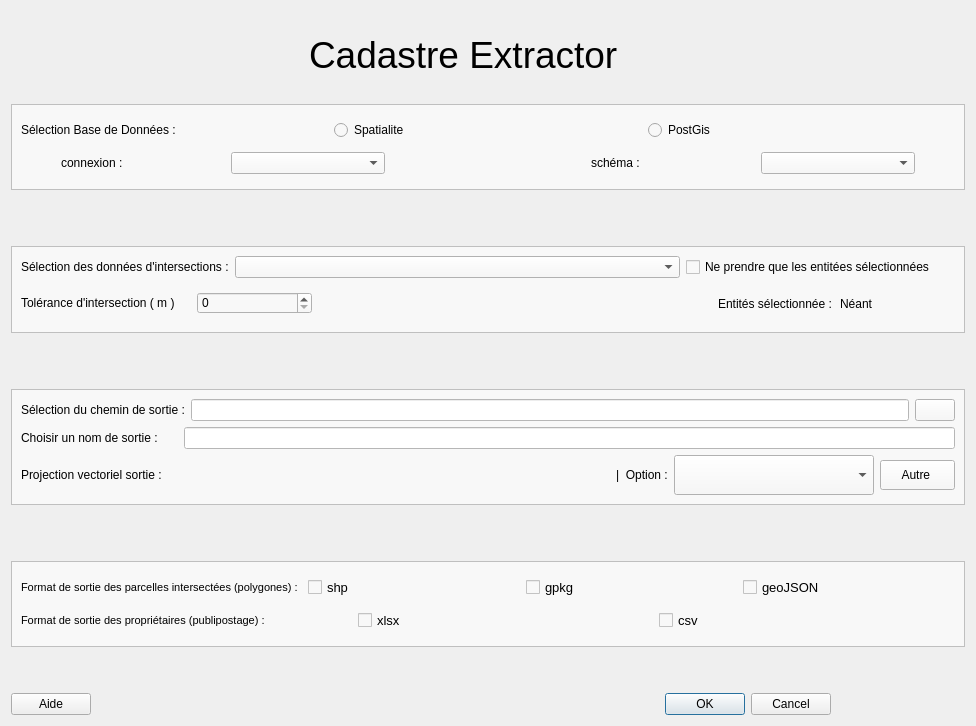
<?xml version="1.0" encoding="UTF-8"?>
<ui version="4.0">
 <class>FenetreDeTraitement</class>
 <widget class="QDialog" name="FenetreDeTraitement">
  <property name="geometry">
   <rect>
    <x>0</x>
    <y>0</y>
    <width>976</width>
    <height>726</height>
   </rect>
  </property>
  <property name="windowTitle">
   <string>Cadastre Extractor</string>
  </property>
  <property name="styleSheet">
   <string notr="true"/>
  </property>
  <layout class="QVBoxLayout" name="verticalLayout_2">
   <item>
    <layout class="QHBoxLayout" name="horizontalLayout_12">
     <item>
      <widget class="QLabel" name="label_3">
       <property name="text">
        <string/>
       </property>
       <property name="pixmap">
        <pixmap>icones/lpsig_petit.png</pixmap>
       </property>
       <property name="scaledContents">
        <bool>false</bool>
       </property>
       <property name="wordWrap">
        <bool>false</bool>
       </property>
      </widget>
     </item>
     <item>
      <widget class="QLabel" name="nom_plugin">
       <property name="font">
        <font>
         <family>MS Shell Dlg 2</family>
         <pointsize>28</pointsize>
         <weight>50</weight>
         <bold>false</bold>
         <underline>false</underline>
         <strikeout>false</strikeout>
         <kerning>true</kerning>
        </font>
       </property>
       <property name="text">
        <string>Cadastre Extractor</string>
       </property>
      </widget>
     </item>
     <item>
      <spacer name="horizontalSpacer_13">
       <property name="orientation">
        <enum>Qt::Horizontal</enum>
       </property>
       <property name="sizeType">
        <enum>QSizePolicy::Fixed</enum>
       </property>
       <property name="sizeHint" stdset="0">
        <size>
         <width>50</width>
         <height>20</height>
        </size>
       </property>
      </spacer>
     </item>
     <item>
      <widget class="QLabel" name="label_2">
       <property name="text">
        <string/>
       </property>
       <property name="pixmap">
        <pixmap>icones/quimperlelogo_petit.png</pixmap>
       </property>
      </widget>
     </item>
    </layout>
   </item>
   <item>
    <widget class="QFrame" name="frame_BD">
     <property name="styleSheet">
      <string notr="true">background-color: rgb(248, 248, 248);</string>
     </property>
     <property name="frameShape">
      <enum>QFrame::StyledPanel</enum>
     </property>
     <property name="frameShadow">
      <enum>QFrame::Raised</enum>
     </property>
     <layout class="QVBoxLayout" name="verticalLayout_3">
      <item>
       <layout class="QHBoxLayout" name="horizontalLayout_2">
        <item>
         <widget class="QLabel" name="label_select_bd">
          <property name="text">
           <string>Sélection Base de Données :</string>
          </property>
         </widget>
        </item>
        <item>
         <widget class="QRadioButton" name="rb_spatialite">
          <property name="text">
           <string>Spatialite</string>
          </property>
          <property name="icon">
           <iconset>
            <normaloff>icones/sqlite.jpg</normaloff>icones/sqlite.jpg</iconset>
          </property>
         </widget>
        </item>
        <item>
         <widget class="QRadioButton" name="rb_postgis">
          <property name="text">
           <string>PostGis</string>
          </property>
          <property name="icon">
           <iconset>
            <normaloff>icones/postgres.png</normaloff>icones/postgres.png</iconset>
          </property>
         </widget>
        </item>
       </layout>
      </item>
      <item>
       <layout class="QHBoxLayout" name="horizontalLayout_8">
        <item>
         <spacer name="horizontalSpacer_8">
          <property name="orientation">
           <enum>Qt::Horizontal</enum>
          </property>
          <property name="sizeType">
           <enum>QSizePolicy::Fixed</enum>
          </property>
          <property name="sizeHint" stdset="0">
           <size>
            <width>40</width>
            <height>20</height>
           </size>
          </property>
         </spacer>
        </item>
        <item>
         <widget class="QLabel" name="label_connexion">
          <property name="styleSheet">
           <string notr="true"/>
          </property>
          <property name="text">
           <string>connexion :</string>
          </property>
         </widget>
        </item>
        <item>
         <spacer name="horizontalSpacer_10">
          <property name="orientation">
           <enum>Qt::Horizontal</enum>
          </property>
          <property name="sizeType">
           <enum>QSizePolicy::Fixed</enum>
          </property>
          <property name="sizeHint" stdset="0">
           <size>
            <width>10</width>
            <height>20</height>
           </size>
          </property>
         </spacer>
        </item>
        <item>
         <widget class="QComboBox" name="cb_choixConnexion">
          <property name="sizePolicy">
           <sizepolicy hsizetype="Preferred" vsizetype="Fixed">
            <horstretch>0</horstretch>
            <verstretch>0</verstretch>
           </sizepolicy>
          </property>
          <property name="minimumSize">
           <size>
            <width>100</width>
            <height>0</height>
           </size>
          </property>
          <property name="styleSheet">
           <string notr="true">color: rgb(0, 0, 0);
selection-color: rgb(0, 0, 0);;
selection-background-color: rgba(0, 0, 0, 15);</string>
          </property>
         </widget>
        </item>
        <item>
         <spacer name="horizontalSpacer_2">
          <property name="orientation">
           <enum>Qt::Horizontal</enum>
          </property>
          <property name="sizeType">
           <enum>QSizePolicy::Maximum</enum>
          </property>
          <property name="sizeHint" stdset="0">
           <size>
            <width>200</width>
            <height>20</height>
           </size>
          </property>
         </spacer>
        </item>
        <item>
         <widget class="QLabel" name="label_schema">
          <property name="styleSheet">
           <string notr="true"/>
          </property>
          <property name="text">
           <string>schéma :</string>
          </property>
         </widget>
        </item>
        <item>
         <spacer name="horizontalSpacer_11">
          <property name="orientation">
           <enum>Qt::Horizontal</enum>
          </property>
          <property name="sizeType">
           <enum>QSizePolicy::Fixed</enum>
          </property>
          <property name="sizeHint" stdset="0">
           <size>
            <width>10</width>
            <height>20</height>
           </size>
          </property>
         </spacer>
        </item>
        <item>
         <widget class="QComboBox" name="cb_choixConnexionSchema">
          <property name="sizePolicy">
           <sizepolicy hsizetype="Preferred" vsizetype="Fixed">
            <horstretch>0</horstretch>
            <verstretch>0</verstretch>
           </sizepolicy>
          </property>
          <property name="minimumSize">
           <size>
            <width>100</width>
            <height>0</height>
           </size>
          </property>
          <property name="styleSheet">
           <string notr="true">color: rgb(0, 0, 0);
selection-color: rgb(0, 0, 0);;
selection-background-color: rgba(0, 0, 0, 15);</string>
          </property>
         </widget>
        </item>
        <item>
         <spacer name="horizontalSpacer_9">
          <property name="orientation">
           <enum>Qt::Horizontal</enum>
          </property>
          <property name="sizeType">
           <enum>QSizePolicy::Fixed</enum>
          </property>
          <property name="sizeHint" stdset="0">
           <size>
            <width>40</width>
            <height>20</height>
           </size>
          </property>
         </spacer>
        </item>
       </layout>
      </item>
     </layout>
    </widget>
   </item>
   <item>
    <spacer name="verticalSpacer_5">
     <property name="orientation">
      <enum>Qt::Vertical</enum>
     </property>
     <property name="sizeType">
      <enum>QSizePolicy::Maximum</enum>
     </property>
     <property name="sizeHint" stdset="0">
      <size>
       <width>20</width>
       <height>50</height>
      </size>
     </property>
    </spacer>
   </item>
   <item>
    <widget class="QFrame" name="frame_Intersect">
     <property name="styleSheet">
      <string notr="true">background-color: rgb(248, 248, 248);</string>
     </property>
     <property name="frameShape">
      <enum>QFrame::StyledPanel</enum>
     </property>
     <property name="frameShadow">
      <enum>QFrame::Raised</enum>
     </property>
     <layout class="QVBoxLayout" name="verticalLayout">
      <item>
       <layout class="QHBoxLayout" name="horizontalLayout_6">
        <item>
         <widget class="QLabel" name="label_selctIntersect">
          <property name="text">
           <string>Sélection des données d'intersections :</string>
          </property>
         </widget>
        </item>
        <item>
         <widget class="QComboBox" name="cb_choixLayerInterscet">
          <property name="sizePolicy">
           <sizepolicy hsizetype="MinimumExpanding" vsizetype="Fixed">
            <horstretch>0</horstretch>
            <verstretch>0</verstretch>
           </sizepolicy>
          </property>
          <property name="styleSheet">
           <string notr="true">color: rgb(0, 0, 0);
selection-color: rgb(0, 0, 0);;
selection-background-color: rgba(0, 0, 0, 15);</string>
          </property>
         </widget>
        </item>
        <item>
         <widget class="QCheckBox" name="cb_enti_selection">
          <property name="text">
           <string>Ne prendre que les entitées sélectionnées</string>
          </property>
         </widget>
        </item>
        <item>
         <spacer name="horizontalSpacer_4">
          <property name="orientation">
           <enum>Qt::Horizontal</enum>
          </property>
          <property name="sizeType">
           <enum>QSizePolicy::Preferred</enum>
          </property>
          <property name="sizeHint" stdset="0">
           <size>
            <width>20</width>
            <height>20</height>
           </size>
          </property>
         </spacer>
        </item>
       </layout>
      </item>
      <item>
       <layout class="QHBoxLayout" name="horizontalLayout">
        <item>
         <widget class="QLabel" name="label_tolerance">
          <property name="sizePolicy">
           <sizepolicy hsizetype="Fixed" vsizetype="Fixed">
            <horstretch>0</horstretch>
            <verstretch>0</verstretch>
           </sizepolicy>
          </property>
          <property name="text">
           <string>Tolérance d'intersection ( m ) </string>
          </property>
         </widget>
        </item>
        <item>
         <widget class="QLabel" name="label_metre_deg">
          <property name="sizePolicy">
           <sizepolicy hsizetype="Fixed" vsizetype="Fixed">
            <horstretch>20</horstretch>
            <verstretch>0</verstretch>
           </sizepolicy>
          </property>
          <property name="text">
           <string/>
          </property>
         </widget>
        </item>
        <item>
         <widget class="QSpinBox" name="sb_buffer">
          <property name="maximum">
           <number>1000000</number>
          </property>
         </widget>
        </item>
        <item>
         <spacer name="horizontalSpacer_3">
          <property name="orientation">
           <enum>Qt::Horizontal</enum>
          </property>
          <property name="sizeType">
           <enum>QSizePolicy::Maximum</enum>
          </property>
          <property name="sizeHint" stdset="0">
           <size>
            <width>400</width>
            <height>20</height>
           </size>
          </property>
         </spacer>
        </item>
        <item>
         <widget class="QLabel" name="label_entite">
          <property name="text">
           <string>Entités sélectionnée :</string>
          </property>
         </widget>
        </item>
        <item>
         <widget class="QLabel" name="label_nbentite">
          <property name="text">
           <string>Néant</string>
          </property>
         </widget>
        </item>
       </layout>
      </item>
     </layout>
    </widget>
   </item>
   <item>
    <spacer name="verticalSpacer_3">
     <property name="orientation">
      <enum>Qt::Vertical</enum>
     </property>
     <property name="sizeType">
      <enum>QSizePolicy::Maximum</enum>
     </property>
     <property name="sizeHint" stdset="0">
      <size>
       <width>20</width>
       <height>50</height>
      </size>
     </property>
    </spacer>
   </item>
   <item>
    <widget class="QFrame" name="frame_sortie">
     <property name="sizePolicy">
      <sizepolicy hsizetype="Preferred" vsizetype="Preferred">
       <horstretch>0</horstretch>
       <verstretch>0</verstretch>
      </sizepolicy>
     </property>
     <property name="minimumSize">
      <size>
       <width>0</width>
       <height>0</height>
      </size>
     </property>
     <property name="maximumSize">
      <size>
       <width>16777215</width>
       <height>16777215</height>
      </size>
     </property>
     <property name="styleSheet">
      <string notr="true">background-color: rgb(248, 248, 248);</string>
     </property>
     <property name="frameShape">
      <enum>QFrame::StyledPanel</enum>
     </property>
     <property name="frameShadow">
      <enum>QFrame::Raised</enum>
     </property>
     <layout class="QVBoxLayout" name="verticalLayout_4">
      <item>
       <layout class="QHBoxLayout" name="horizontalLayout_5">
        <item>
         <widget class="QLabel" name="label_ch_sortie">
          <property name="text">
           <string>Sélection du chemin de sortie :</string>
          </property>
         </widget>
        </item>
        <item>
         <widget class="QLineEdit" name="le_exitPath">
          <property name="styleSheet">
           <string notr="true">background-color: rgb(255, 255, 255);</string>
          </property>
         </widget>
        </item>
        <item>
         <widget class="QPushButton" name="pb_folderFinder">
          <property name="styleSheet">
           <string notr="true">background-color: rgb(248, 248, 248);</string>
          </property>
          <property name="text">
           <string/>
          </property>
          <property name="icon">
           <iconset>
            <normaloff>icones/folder_lite.png</normaloff>icones/folder_lite.png</iconset>
          </property>
         </widget>
        </item>
       </layout>
      </item>
      <item>
       <layout class="QHBoxLayout" name="horizontalLayout_9">
        <item>
         <widget class="QLabel" name="label_4">
          <property name="text">
           <string>Choisir un nom de sortie :</string>
          </property>
         </widget>
        </item>
        <item>
         <spacer name="horizontalSpacer_14">
          <property name="orientation">
           <enum>Qt::Horizontal</enum>
          </property>
          <property name="sizeType">
           <enum>QSizePolicy::Fixed</enum>
          </property>
          <property name="sizeHint" stdset="0">
           <size>
            <width>20</width>
            <height>20</height>
           </size>
          </property>
         </spacer>
        </item>
        <item>
         <widget class="QLineEdit" name="le_nom_sortie">
          <property name="styleSheet">
           <string notr="true">background-color: rgb(255, 255, 255);</string>
          </property>
         </widget>
        </item>
       </layout>
      </item>
      <item>
       <layout class="QHBoxLayout" name="horizontalLayout_3">
        <item>
         <widget class="QLabel" name="label_proj_sortie">
          <property name="text">
           <string>Projection vectoriel sortie :</string>
          </property>
         </widget>
        </item>
        <item>
         <widget class="QLabel" name="label_scr">
          <property name="text">
           <string/>
          </property>
         </widget>
        </item>
        <item>
         <spacer name="horizontalSpacer_12">
          <property name="orientation">
           <enum>Qt::Horizontal</enum>
          </property>
          <property name="sizeHint" stdset="0">
           <size>
            <width>40</width>
            <height>20</height>
           </size>
          </property>
         </spacer>
        </item>
        <item>
         <spacer name="horizontalSpacer_5">
          <property name="orientation">
           <enum>Qt::Horizontal</enum>
          </property>
          <property name="sizeType">
           <enum>QSizePolicy::Maximum</enum>
          </property>
          <property name="sizeHint" stdset="0">
           <size>
            <width>300</width>
            <height>20</height>
           </size>
          </property>
         </spacer>
        </item>
        <item>
         <widget class="QLabel" name="label">
          <property name="text">
           <string>|  Option :</string>
          </property>
         </widget>
        </item>
        <item>
         <widget class="QComboBox" name="cb_choixscr">
          <property name="sizePolicy">
           <sizepolicy hsizetype="Minimum" vsizetype="Minimum">
            <horstretch>10</horstretch>
            <verstretch>10</verstretch>
           </sizepolicy>
          </property>
          <property name="minimumSize">
           <size>
            <width>200</width>
            <height>40</height>
           </size>
          </property>
          <property name="maximumSize">
           <size>
            <width>200</width>
            <height>40</height>
           </size>
          </property>
          <property name="styleSheet">
           <string notr="true">color: rgb(0, 0, 0);
selection-color: rgb(0, 0, 0);;
selection-background-color: rgba(0, 0, 0, 15);</string>
          </property>
          <property name="frame">
           <bool>true</bool>
          </property>
         </widget>
        </item>
        <item>
         <widget class="QPushButton" name="pb_choixscr">
          <property name="sizePolicy">
           <sizepolicy hsizetype="Fixed" vsizetype="Fixed">
            <horstretch>15</horstretch>
            <verstretch>10</verstretch>
           </sizepolicy>
          </property>
          <property name="minimumSize">
           <size>
            <width>75</width>
            <height>30</height>
           </size>
          </property>
          <property name="maximumSize">
           <size>
            <width>50</width>
            <height>30</height>
           </size>
          </property>
          <property name="text">
           <string>Autre </string>
          </property>
          <property name="icon">
           <iconset>
            <normaloff>icones/scr.png</normaloff>icones/scr.png</iconset>
          </property>
         </widget>
        </item>
       </layout>
      </item>
     </layout>
    </widget>
   </item>
   <item>
    <spacer name="verticalSpacer_2">
     <property name="orientation">
      <enum>Qt::Vertical</enum>
     </property>
     <property name="sizeType">
      <enum>QSizePolicy::Maximum</enum>
     </property>
     <property name="sizeHint" stdset="0">
      <size>
       <width>20</width>
       <height>50</height>
      </size>
     </property>
    </spacer>
   </item>
   <item>
    <widget class="QFrame" name="frame_typeSortie">
     <property name="styleSheet">
      <string notr="true">background-color: rgb(248, 248, 248);</string>
     </property>
     <property name="frameShape">
      <enum>QFrame::StyledPanel</enum>
     </property>
     <property name="frameShadow">
      <enum>QFrame::Raised</enum>
     </property>
     <layout class="QVBoxLayout" name="verticalLayout_5">
      <item>
       <layout class="QHBoxLayout" name="horizontalLayout_13">
        <item>
         <widget class="QLabel" name="label_format_polygone">
          <property name="font">
           <font>
            <pointsize>8</pointsize>
           </font>
          </property>
          <property name="text">
           <string>Format de sortie des parcelles intersectées (polygones) :</string>
          </property>
         </widget>
        </item>
        <item>
         <spacer name="horizontalSpacer_7">
          <property name="orientation">
           <enum>Qt::Horizontal</enum>
          </property>
          <property name="sizeType">
           <enum>QSizePolicy::Fixed</enum>
          </property>
          <property name="sizeHint" stdset="0">
           <size>
            <width>4</width>
            <height>0</height>
           </size>
          </property>
         </spacer>
        </item>
        <item>
         <widget class="QCheckBox" name="cb_shp">
          <property name="font">
           <font>
            <pointsize>10</pointsize>
           </font>
          </property>
          <property name="text">
           <string>shp</string>
          </property>
          <property name="icon">
           <iconset>
            <normaloff>icones/shp-icon.jpeg</normaloff>icones/shp-icon.jpeg</iconset>
          </property>
         </widget>
        </item>
        <item>
         <widget class="QCheckBox" name="cb_geopackage">
          <property name="font">
           <font>
            <pointsize>10</pointsize>
           </font>
          </property>
          <property name="text">
           <string>gpkg</string>
          </property>
          <property name="icon">
           <iconset>
            <normaloff>icones/gpkg.png</normaloff>icones/gpkg.png</iconset>
          </property>
         </widget>
        </item>
        <item>
         <widget class="QCheckBox" name="cb_geoJson">
          <property name="font">
           <font>
            <pointsize>10</pointsize>
           </font>
          </property>
          <property name="text">
           <string>geoJSON</string>
          </property>
          <property name="icon">
           <iconset>
            <normaloff>icones/geoJSON.png</normaloff>icones/geoJSON.png</iconset>
          </property>
         </widget>
        </item>
       </layout>
      </item>
      <item>
       <layout class="QHBoxLayout" name="horizontalLayout_4">
        <item>
         <widget class="QLabel" name="label_format_attributaire">
          <property name="font">
           <font>
            <pointsize>8</pointsize>
           </font>
          </property>
          <property name="text">
           <string>Format de sortie des propriétaires (publipostage) :</string>
          </property>
         </widget>
        </item>
        <item>
         <spacer name="horizontalSpacer_6">
          <property name="orientation">
           <enum>Qt::Horizontal</enum>
          </property>
          <property name="sizeType">
           <enum>QSizePolicy::Fixed</enum>
          </property>
          <property name="sizeHint" stdset="0">
           <size>
            <width>35</width>
            <height>20</height>
           </size>
          </property>
         </spacer>
        </item>
        <item>
         <widget class="QCheckBox" name="cb_xlsx">
          <property name="font">
           <font>
            <pointsize>10</pointsize>
           </font>
          </property>
          <property name="text">
           <string>xlsx</string>
          </property>
          <property name="icon">
           <iconset>
            <normaloff>icones/xlsx.png</normaloff>icones/xlsx.png</iconset>
          </property>
         </widget>
        </item>
        <item>
         <widget class="QCheckBox" name="cb_csv">
          <property name="font">
           <font>
            <pointsize>10</pointsize>
           </font>
          </property>
          <property name="text">
           <string>csv</string>
          </property>
          <property name="icon">
           <iconset>
            <normaloff>icones/CSV.png</normaloff>icones/CSV.png</iconset>
          </property>
         </widget>
        </item>
       </layout>
      </item>
     </layout>
    </widget>
   </item>
   <item>
    <spacer name="verticalSpacer">
     <property name="orientation">
      <enum>Qt::Vertical</enum>
     </property>
     <property name="sizeType">
      <enum>QSizePolicy::Maximum</enum>
     </property>
     <property name="sizeHint" stdset="0">
      <size>
       <width>20</width>
       <height>40</height>
      </size>
     </property>
    </spacer>
   </item>
   <item>
    <layout class="QHBoxLayout" name="horizontalLayout_7">
     <item>
      <widget class="QPushButton" name="pb_aide">
       <property name="text">
        <string>Aide</string>
       </property>
      </widget>
     </item>
     <item>
      <spacer name="horizontalSpacer">
       <property name="orientation">
        <enum>Qt::Horizontal</enum>
       </property>
       <property name="sizeHint" stdset="0">
        <size>
         <width>40</width>
         <height>20</height>
        </size>
       </property>
      </spacer>
     </item>
     <item>
      <widget class="QDialogButtonBox" name="btnBox">
       <property name="standardButtons">
        <set>QDialogButtonBox::Cancel|QDialogButtonBox::Ok</set>
       </property>
       <property name="centerButtons">
        <bool>true</bool>
       </property>
      </widget>
     </item>
    </layout>
   </item>
  </layout>
 </widget>
 <resources/>
 <connections/>
</ui>
